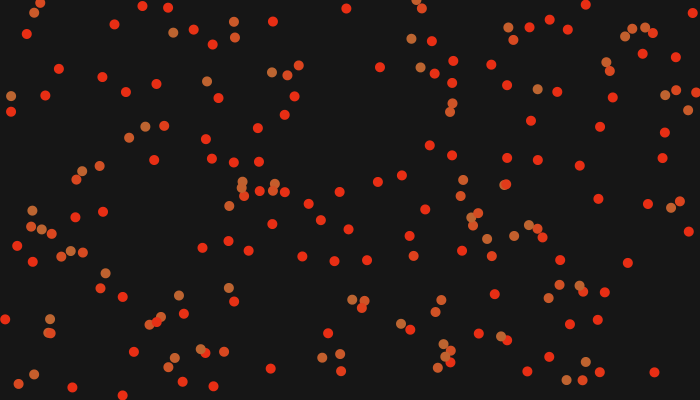
Frame 1 (no input)
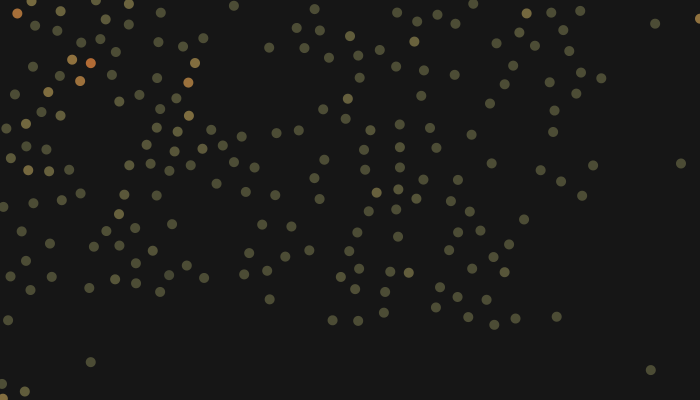
Frame 60 (the mouse pressed at the canvas centre just before this capture)
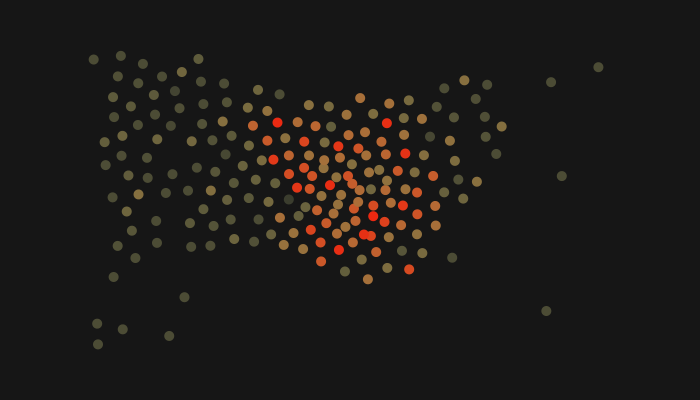
Frame 120 (the mouse held since frame 60 and released just before this capture)

The Processing sketch that drew these frames (run headless with seeded random() and noise(); from frame 60 on, the mouse is pressed at the canvas centre):

// Processing sketch: N06_multiple_steering
// ── N06_multiple_steering.pde
ArrayList<Vehicle> vehicles;

void setup() {
  size(700, 400);
  smooth();
  noStroke();
  colorMode(HSB, 360, 100, 100);

  vehicles = new ArrayList<Vehicle>();
  for (int i = 0; i < 200; i++) {
    vehicles.add(new Vehicle());
  }
}

void draw() {
  background(32);

  for(Vehicle v: vehicles) {
    v.applyBehaviors(vehicles);
    v.update();
    v.checkEdges();
    v.display();
  }
}

// ── Vehicle.pde
class Vehicle {
  PVector location;
  PVector velocity;
  PVector acceleration;
  float topSpeed, maxForce;
  float mass;

  Vehicle() {
    location = new PVector(random(0, width), random(0, height));
    velocity = new PVector(0, 0);
    acceleration = new PVector(0, 0);
    topSpeed = 2;
    maxForce = 0.5;
    mass = 1;
  }

  void update() {
    velocity.add(acceleration);
    location.add(velocity);
    acceleration.mult(0);
  }

  void applyBehaviors(ArrayList<Vehicle> vehicles) {
    PVector separate = separate(vehicles);
    PVector seekMouse = seek(new PVector(mouseX,mouseY));

    seekMouse.mult(0.5);

    applyForce(seekMouse);
    applyForce(separate);
  }

  void display() {
    float hue = map(velocity.mag(), 0, topSpeed, 0, 60);
    float b = map(velocity.mag(), 0, topSpeed, 100, 30);
    fill(hue, b, b);
    ellipse(location.x, location.y, 10, 10);
  }

  void applyForce(PVector force) {
    PVector f = PVector.div(force, mass);
    acceleration.add(f);
  }

  PVector seek(PVector target) {
    PVector desired = PVector.sub(target, location);
    desired.normalize();
    desired.mult(topSpeed);

    PVector steer = PVector.sub(desired, velocity);
    steer.limit(maxForce);
    return steer;
  }

  PVector arrive(PVector target) {
    PVector desired = PVector.sub(target,location);

    float d = desired.mag();
    desired.normalize();

    if (d < 100) {
      float m = map(d, 0, 100, 0, topSpeed);
      desired.mult(m);
      } else {
        desired.mult(topSpeed);
      }

      PVector steer = PVector.sub(desired, velocity);
      steer.limit(maxForce);
      return steer;
  }

  PVector separate(ArrayList<Vehicle> vehicles) {
    float desiredSeparation = 20;
    PVector average = new PVector();
    int count = 0;
    PVector steer = new PVector(0, 0);

    for(Vehicle other : vehicles) {
      float d = PVector.dist(location, other.location);

      if ((d > 0) && (d < desiredSeparation)) {
        PVector diff = PVector.sub(location, other.location);
        diff.normalize();
        diff.div(d);
        average.add(diff);
        count++;
      }
    }

    if (count > 0) {
      average.div(count);
      average.normalize();
      average.mult(topSpeed);

      steer = PVector.sub(average, velocity);
      steer.limit(maxForce);
    }

    return steer;

  }

  void checkEdges() {
    if (location.x > width) location.x = 0;
    if (location.x < 0) location.x = width;
    if (location.y > height) location.y = 0;
    if (location.y < 0) location.y = height;
  }
}
